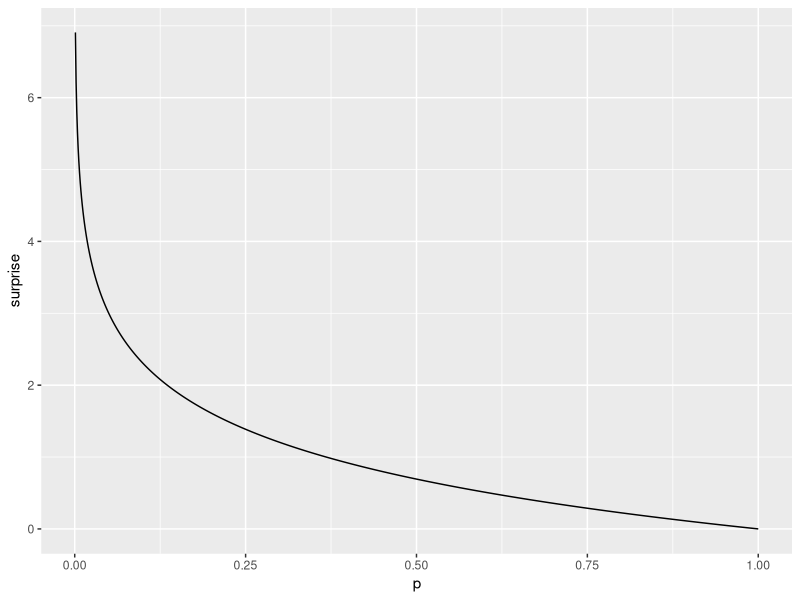
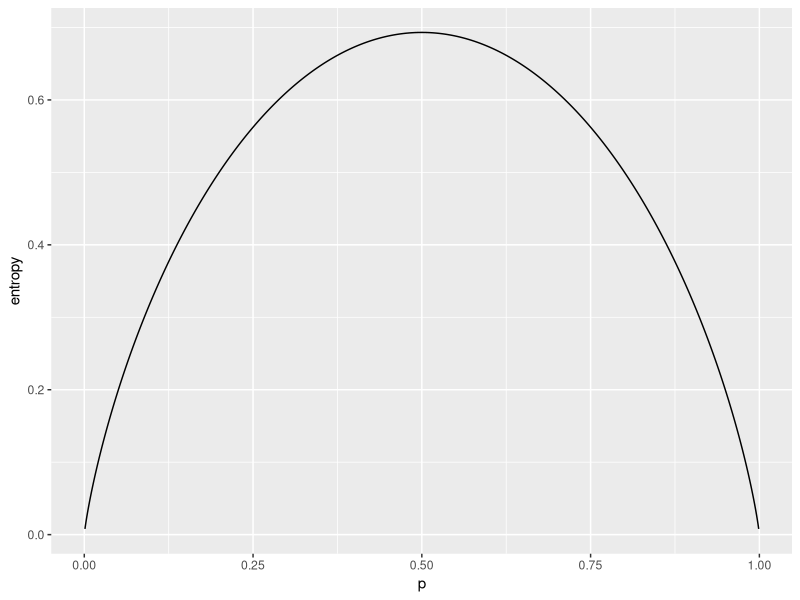
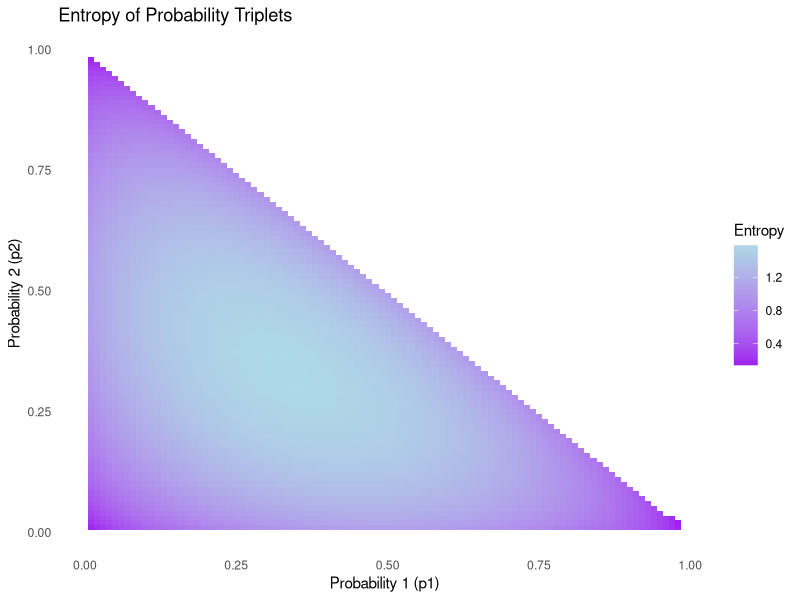
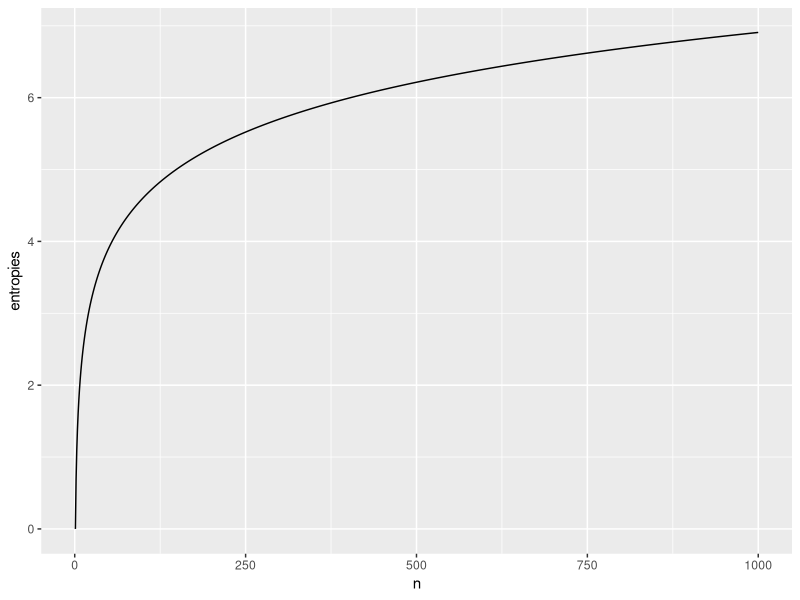

Reproduce these figures in R, in order.
## ---- chunk 1
knitr::opts_chunk$set(echo = TRUE)
## ---- chunk 2
library(tidyverse)
p <- seq(0.001, 1, by = .001)
inf <- tibble(p = p, surprise = -log(p))
inf %>% 
  ggplot(aes(x = p, y = surprise)) +
  geom_line()
## ---- chunk 3
p <- seq(0.001, .999, by = .001)
inf <- tibble(p = p, entropy = -p*log(p)-(1-p)*log(1-p))
inf %>% 
  ggplot(aes(x = p, y = entropy)) +
  geom_line()
## ---- chunk 4
step_size <- 0.01
generate_triplets_no_zeros <- function(step_size) {
  triplets <- expand.grid(a = seq(step_size, 1 - 2 * step_size, by = step_size),
                          b = seq(step_size, 1 - 2 * step_size, by = step_size)) %>%
    rowwise() %>%
    mutate(c = 1 - a - b) %>%
    filter(c > 0)
  
  return(as.matrix(triplets[, c("a", "b", "c")]))
}

entropy <- function(p) {
  -sum(p * log2(p))
}

triplets <- generate_triplets_no_zeros(step_size)
entropies <- apply(triplets, 1, entropy)

dat <- tibble(p1 = triplets[, 'a'], p2 = triplets[, 'b'], p3 = triplets[, 'c'], entropy = entropies)

# Plot
ggplot(dat, aes(x = p1, y = p2, fill = entropy)) +
  geom_raster() +
  scale_fill_gradient(low = "purple", high = "lightblue", name = "Entropy") +
  labs(x = "Probability 1 (p1)", y = "Probability 2 (p2)", title = "Entropy of Probability Triplets") +
  theme_minimal() +
  theme(panel.grid.major = element_blank(), panel.grid.minor = element_blank())
## ---- chunk 5
# Simplified and optimized entropy calculation for equal probability outcomes
equal_outcome_entropy <- function(n) {
  -log(1/n)
}

# Creating a tibble with n values
eq_dat <- tibble(n = seq(1, 1e3, 1))

# Vectorized computation of entropies
eq_dat$entropies <- equal_outcome_entropy(eq_dat$n)
## ---- chunk 6
eq_dat %>% 
  ggplot(aes(x = n, y = entropies)) +
  geom_line()
